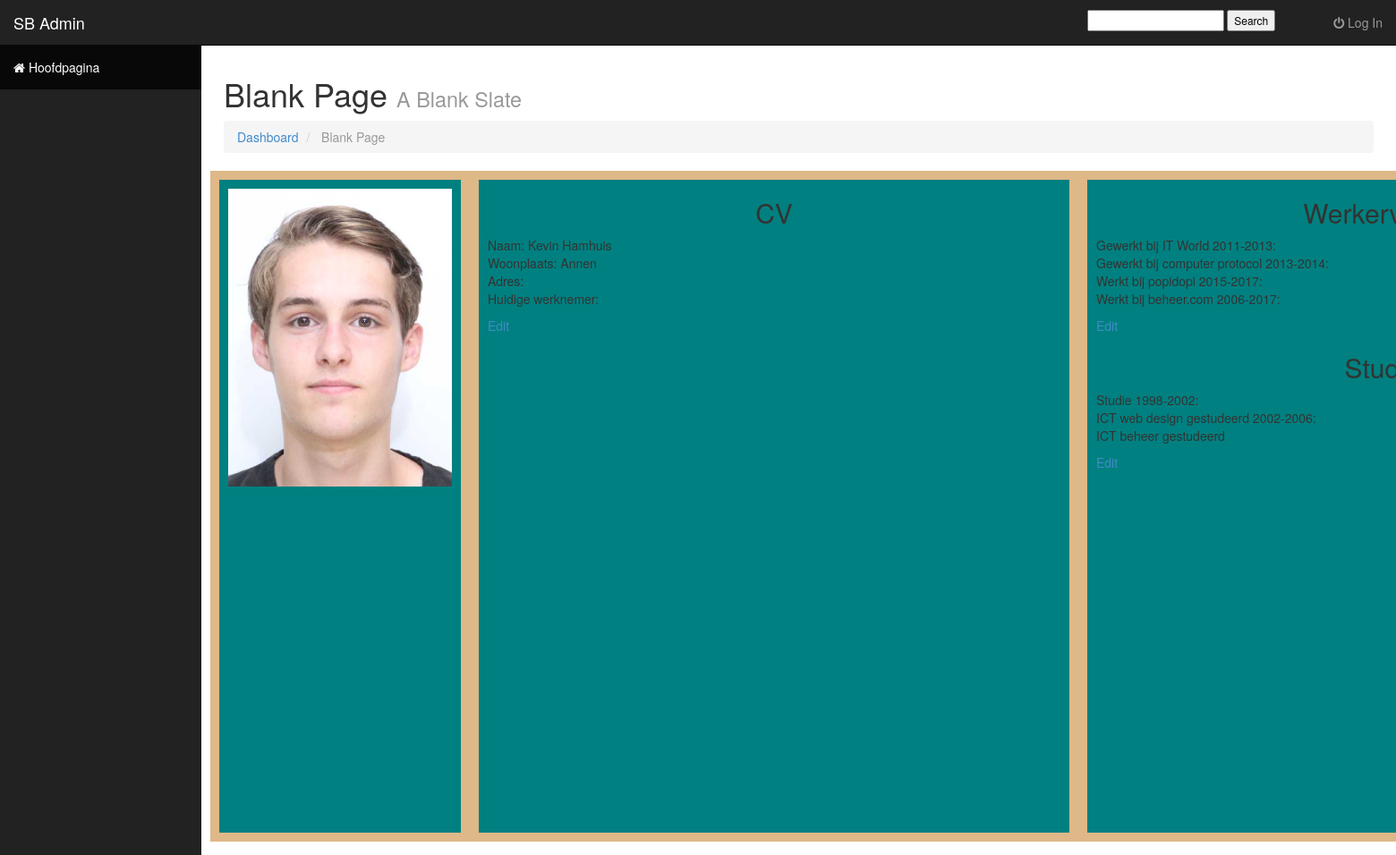
The page /Bootstrap/cv.php on the database as committed earlier.
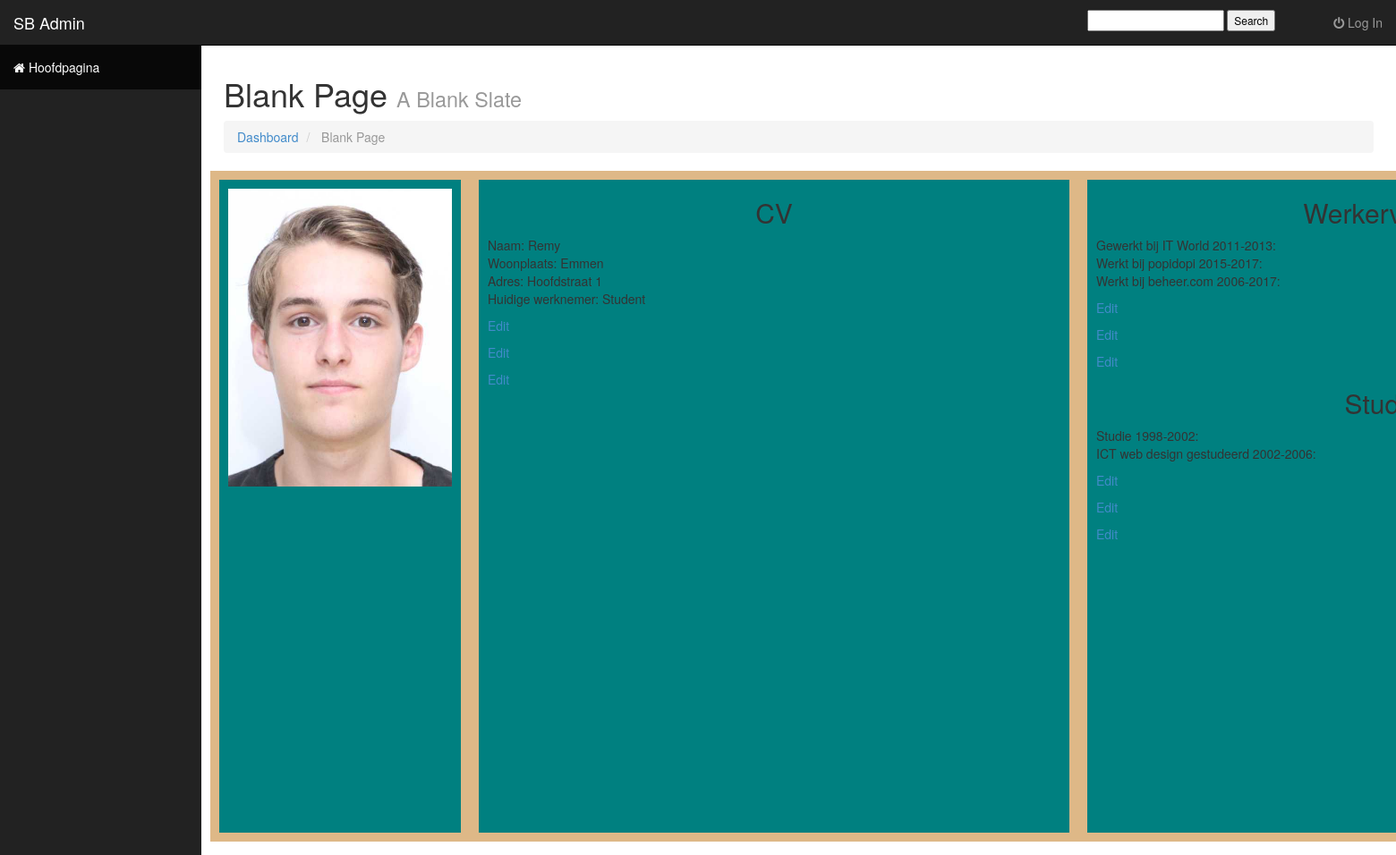
The same page on the database as committed later.
### tables this page shows
CREATE TABLE `text_cv` (
  `User_ID` int(11) NOT NULL,
  `Textarea` varchar(1500) DEFAULT NULL,
  `Werkervaring` varchar(1500) DEFAULT NULL,
  `Opleidingen` varchar(1500) DEFAULT NULL,
  `Persoonlijke_Gegevens` varchar(500) DEFAULT NULL,
  `Voorsteltekst` varchar(255) DEFAULT NULL,
  `Projectomschrijving` varchar(255) NOT NULL
);

### Bootstrap/cv.php (the view, shortened to what the changed rows need)
<!DOCTYPE html>
<html lang="en">
  <head>
    <link href="css/bootstrap.css" rel="stylesheet">
    <link href="css/sb-admin.css" rel="stylesheet">
    <link rel="stylesheet" href="font-awesome/css/font-awesome.min.css">
  </head>
  <body>
    <div id="wrapper">
      <div id="page-wrapper">
                <div class="row">
                    <div class="col-lg-12">
                        <h1>Blank Page <small>A Blank Slate</small></h1>
                    </div>
                    <div class="frontendcv">
                        <div class="cv">
                            <h2>CV</h2>
                            <?php
                            $DBConnect = mysqli_connect("localhost", "root", "");
                            if ($DBConnect === FALSE)
                            {
                                echo "<p>Unable to connect to the database server.</p>" . "<p>Error code " . mysqli_error() . ": " . mysqli_error() . "</p>";
                            } else
                            {
                                $DBName = "project_portfolio";
                                if (!mysqli_select_db($DBConnect, $DBName))
                                {
                                    echo "<p>Er is geen cv tekst</p>";
                                } else
                                {
                                    $TableName = "Text_CV";
                                    $SQLstring = "SELECT * FROM $TableName";
                                    $QueryResult = mysqli_query($DBConnect, $SQLstring);
                                    if (mysqli_num_rows($QueryResult) == 0)
                                    {
                                        echo "<p>There are no textfields!</p>";
                                    } else
                                    {
                                        while ($Row = mysqli_fetch_assoc($QueryResult))
                                        {
                                            echo "<p>{$Row['Textarea']}</p>";
                                            echo "<p><a href ='cvtext_edit.php?cvID=" . $Row['cvID'] . "'>Edit</a><p>";
                                        }
                                    }
                                }
                            }
                            ?>
                        </div>
                        <div class="we">
                            <h2>Werkervaring</h2>
                              <?php
                            $DBConnect = mysqli_connect("localhost", "root", "");
                            if ($DBConnect === FALSE)
                            {
                                echo "<p>Unable to connect to the database server.</p>" . "<p>Error code " . mysqli_error() . ": " . mysqli_error() . "</p>";
                            } else
                            {
                                $DBName = "project_portfolio";
                                if (!mysqli_select_db($DBConnect, $DBName))
                                {
                                    echo "<p>Er is geen cv tekst</p>";
                                } else
                                {
                                    $TableName = "Text_CV";
                                    $SQLstring = "SELECT * FROM $TableName";
                                    $QueryResult = mysqli_query($DBConnect, $SQLstring);
                                    if (mysqli_num_rows($QueryResult) == 0)
                                    {
                                        echo "<p>There are no textfields!</p>";
                                    } else
                                    {
                                        while ($Row = mysqli_fetch_assoc($QueryResult))
                                        {
                                            echo "<p>{$Row['Werkervaring']}</p>";
                                            echo "<p><a href ='cvwerkervaring_edit.php?cvID=" . $Row['cvID'] . "'>Edit</a><p>";
                                        }
                                    }
                                }
                            }
                            ?>
                            <h2>Studie</h2>
                            <?php
                            $DBConnect = mysqli_connect("localhost", "root", "");
                            if ($DBConnect === FALSE)
                            {
                                echo "<p>Unable to connect to the database server.</p>" . "<p>Error code " . mysqli_error() . ": " . mysqli_error() . "</p>";
                            } else
                            {
                                $DBName = "project_portfolio";
                                if (!mysqli_select_db($DBConnect, $DBName))
                                {
                                    echo "<p>Er is geen cv tekst</p>";
                                } else
                                {
                                    $TableName = "Text_CV";
                                    $SQLstring = "SELECT * FROM $TableName";
                                    $QueryResult = mysqli_query($DBConnect, $SQLstring);
                                    if (mysqli_num_rows($QueryResult) == 0)
                                    {
                                        echo "<p>There are no textfields!</p>";
                                    } else
                                    {
                                        while ($Row = mysqli_fetch_assoc($QueryResult))
                                        {
                                            echo "<p>{$Row['Opleidingen']}</p>";
                                            echo "<p><a href ='cvopleidingen_edit.php?cvID=" . $Row['cvID'] . "'>Edit</a><p>";
                                        }
                                    }
                                }
                            }
                            ?>
                        </div>
                    </div>
                </div>
            </div>
    </div>
  </body>
</html>

Rows that differ between the two databases and show on the page:
removed text_cv: Textarea "Naam: Kevin Hamhuis Woonplaats: Annen Adres: Huidige werknemer:", Werkervaring "Gewerkt bij IT World 2011-2013: Gewerkt bij computer protocol 2013-2014: Werkt bij popidopi 2015-2017: Werkt bij beheer.com 2006-2017:", Opleidingen "Studie 1998-2002: ICT web design gestudeerd 2002-2006: ICT beheer gestudeerd"
added text_cv: Textarea "Naam: Remy Woonplaats: Emmen Adres: Hoofdstraat 1 Huidige werknemer: Student", Werkervaring "Gewerkt bij IT World 2011-2013: Werkt bij popidopi 2015-2017: Werkt bij beheer.com 2006-2017:", Opleidingen "Studie 1998-2002: ICT web design gestudeerd 2002-2006:"
